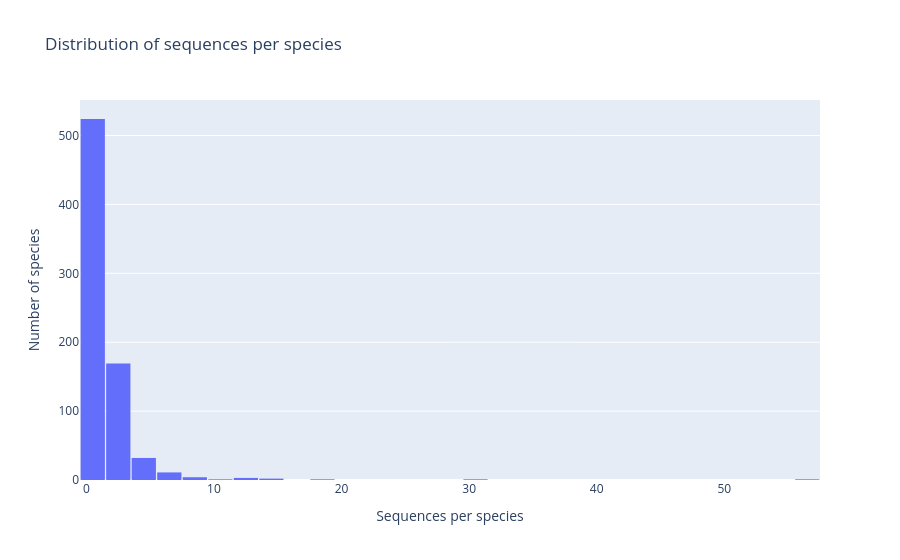

The cell this chart's notebook holds for it:
### Code cell
df = pd.read_csv(META, sep="\t")

if EXCLUDE_REFSEQ:
    df = df[~df["accession"].str.contains("_", na=False)]

counts = df.groupby("tax_id").size().reset_index(name="n_sequences")

fig = px.histogram(
    counts,
    x="n_sequences",
    nbins=50,
    labels={"n_sequences": "Sequences per species", "count": "Number of species"},
    title=f"Distribution of sequences per species{'  (RefSeq excluded)' if EXCLUDE_REFSEQ else ''}",
)
fig.update_layout(yaxis_title="Number of species", bargap=0.05)
fig.show()

### Figure 1 — Plotly figure (JSON) as saved in the notebook; plotly's stock layout.template omitted (floating-point values rounded to 4 significant figures; data arrays with more than 128 entries replaced by an {"elided": "..."} marker saying what was removed)
{"data": [{"bingroup": "x", "hovertemplate": "Sequences per species=%{x}<br>count=%{y}<extra></extra>", "legendgroup": "", "marker": {"color": "#636efa", "pattern": {"shape": ""}}, "name": "", "nbinsx": 50, "orientation": "v", "showlegend": false, "type": "histogram", "x": {"elided": "749 int values"}, "xaxis": "x", "yaxis": "y"}], "layout": {"bargap": 0.05, "barmode": "relative", "legend": {"tracegroupgap": 0}, "title": {"text": "Distribution of sequences per species"}, "xaxis": {"anchor": "y", "domain": [0, 1], "title": {"text": "Sequences per species"}}, "yaxis": {"anchor": "x", "domain": [0, 1], "title": {"text": "Number of species"}}}}
